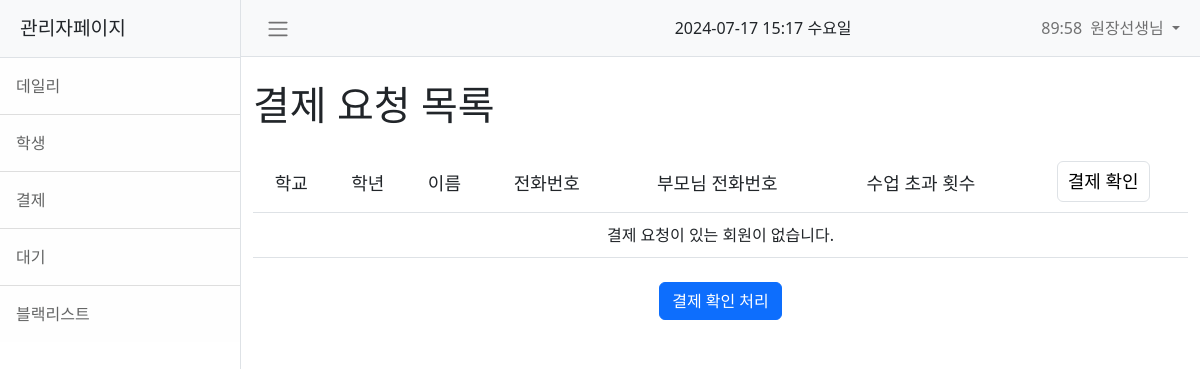
The page /management/pay-list/ (signed in) on the database as committed earlier.
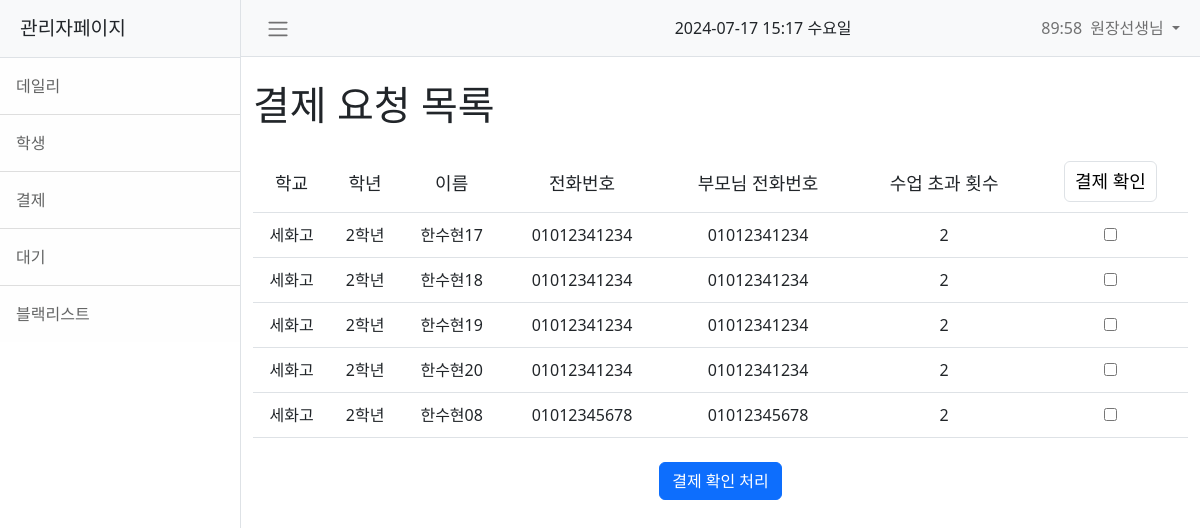
The same page on the database as committed later.
### common/models.py (models this page shows, shortened)
class User(AbstractUser):
    GRADE_CHOICES = (
        ("1학년", "1학년"),
        ("2학년", "2학년"),
        ("3학년", "3학년"),
    )
    SCHOOL_CHOICES = (
        ("세화고", "세화고"),
        ("세화여고", "세화여고"),
        ("연합반", "연합반"),
    )
    name = models.CharField(max_length=100, null=False, verbose_name="이름")
    phone = models.CharField(
        max_length=20, null=True, blank=True, verbose_name="전화번호"
    )
    parent_phone = models.CharField(
        max_length=20, null=True, blank=True, verbose_name="부모님 전화번호"
    )
    is_teacher = models.BooleanField(default=False, verbose_name="강사")
    is_manager = models.BooleanField(default=False, verbose_name="행정")
    school = models.CharField(
        max_length=50,
        choices=SCHOOL_CHOICES,
        blank=True,
        null=True,
        verbose_name="학교",
    )
    grade = models.CharField(
        max_length=10,
        choices=GRADE_CHOICES,
        blank=True,
        null=True,
        verbose_name="학년",
    )
    physics = models.BooleanField(default=False, verbose_name="물리")
    chemistry = models.BooleanField(default=False, verbose_name="화학")
    biology = models.BooleanField(default=False, verbose_name="생명과학")
    earth_science = models.BooleanField(default=False, verbose_name="지구과학")
    integrated_science = models.BooleanField(default=False, verbose_name="통합과학")
    courses = models.ManyToManyField(
        "Course",
        related_name="enrolled_students",
        blank=True,
        verbose_name="수업 시간표",
    )
    payment_count = models.IntegerField(default=12, verbose_name="결제 횟수")
    payment_request = models.BooleanField(default=False, verbose_name="결제 요청")
    latest_payment = models.DateField(
        blank=True, null=True, verbose_name="최근 결제 날짜"
    )
    is_active = models.BooleanField(
        default=False, verbose_name="활성화"
    )  # 관리자 승인 전까지는 비활성화된 계정 처리
    attended_dates = models.ManyToManyField(
        "Attendance",
        related_name="attended_at",
        blank=True,
        verbose_name="출석 날짜",
    )
    absent_dates = models.ManyToManyField(
        "Absence",
        related_name="absent_at",
        blank=True,
        verbose_name="결석 날짜",
    )
    class Meta:
        verbose_name = "회원"
        verbose_name_plural = "회원"

### common/decorators.py (the view)
    @login_required
    def _wrapped_view(request, *args, **kwargs):
        if not request.user.is_manager:
            raise PermissionDenied  # 접근 권한 없음
        return view_func(request, *args, **kwargs)

### management/views.py (called while the page is built)
@manager_required
def management_paylist(request):
    users_with_payment_request = User.objects.filter(payment_request=True)
    users_with_payment_request = [
        {
            "id": user.id,
            "school": user.school,
            "grade": user.grade,
            "name": user.name,
            "phone": user.phone,
            "parent_phone": user.parent_phone,
            "payment_count": abs(user.payment_count),
        }
        for user in users_with_payment_request
    ]
    return render(
        request,
        "management/management_paylist.html",
        {"users": users_with_payment_request},
    )

### templates/management/management_paylist.html (shortened to what this page needs)
{% extends 'management/management_base.html' %}
{% load static %}
{% block extra_css %}
<link href="{% static 'css/management/management_paylist.css' %}" rel="stylesheet" />
{% endblock %}
{% block content %}
<div class="container">
    <h1 class="my-4">결제 요청 목록</h1>
    <table class="table">
        <thead id="mngpl-thead">
            <tr>
                <th>학교</th>
                <th>학년</th>
                <th>이름</th>
                <th>전화번호</th>
                <th>부모님 전화번호</th>
                <th>수업 초과 횟수</th>
                <th><button type="button" id="selectAllPayments" class="btn btn-link">결제 확인</button></th>
            </tr>
        </thead>
        <tbody id="mngpl-tbody">
            {% for user in users %}
            <tr>
                <td>{{ user.school }}</td>
                <td>{{ user.grade }}</td>
                <td>{{ user.name }}</td>
                {% if user.phone != None %}
                        <td>{{ user.phone }}</td>
                {% else %}
                        <td> - </td>
                {% endif %}
                <td>{{ user.parent_phone }}</td>
                <td>{{ user.payment_count }}</td>
                <td><input type="checkbox" class="payment-checkbox" data-user-id="{{ user.id }}"></td>
            </tr>
            {% empty %}
            <tr>
                <td colspan="7">결제 요청이 있는 회원이 없습니다.</td>
            </tr>
            {% endfor %}
        </tbody>
    </table>
    <div class="text-center mt-4">
        <button type="button" class="btn btn-primary" id="processPayments">결제 확인 처리</button>
    </div>
</div>
{% endblock %}

Rows that differ between the two databases and show on the page:
now on this page (row edited): User: school "세화고", grade "2학년", name "한수현17", phone "01012341234", parent_phone "01012341234"
now on this page (row edited): User: school "세화고", grade "2학년", name "한수현18", phone "01012341234", parent_phone "01012341234"
now on this page (row edited): User: school "세화고", grade "2학년", name "한수현19", phone "01012341234", parent_phone "01012341234"
now on this page (row edited): User: school "세화고", grade "2학년", name "한수현20", phone "01012341234", parent_phone "01012341234"
now on this page (row edited): User: school "세화고", grade "2학년", name "한수현08", phone "01012345678", parent_phone "01012345678"
Other text that changed with them:
new list line: "2 ☐"
text no longer shown: "결제 요청이 있는 회원이 없습니다."
